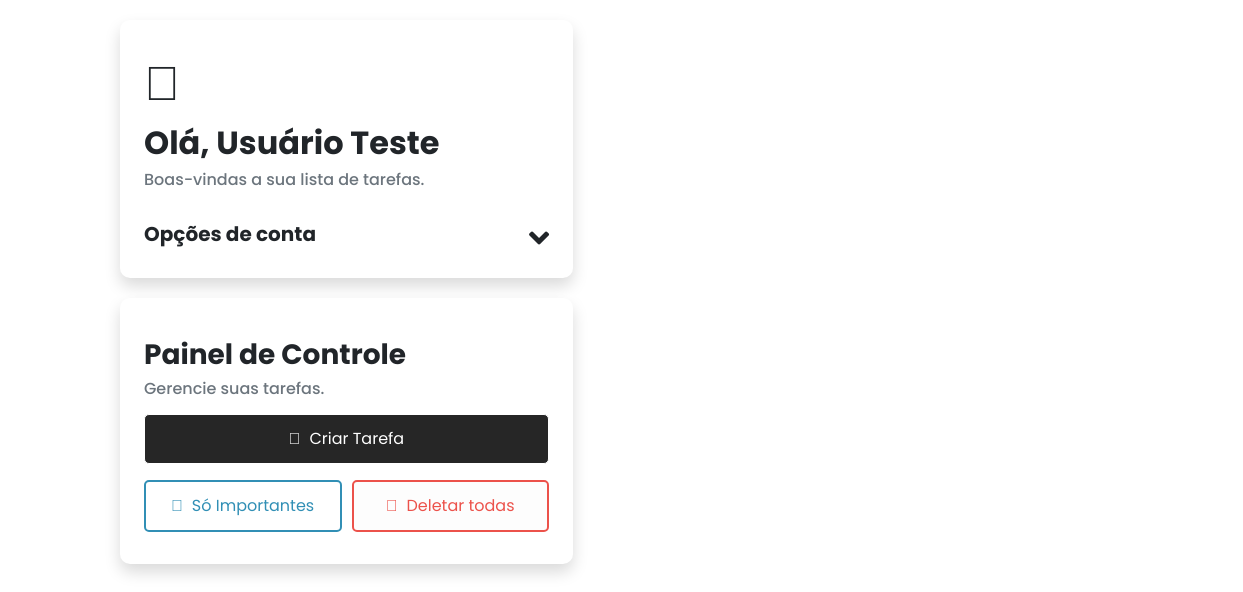
/menus/homeScreen.php (signed in), run on an earlier commit of the app's database.
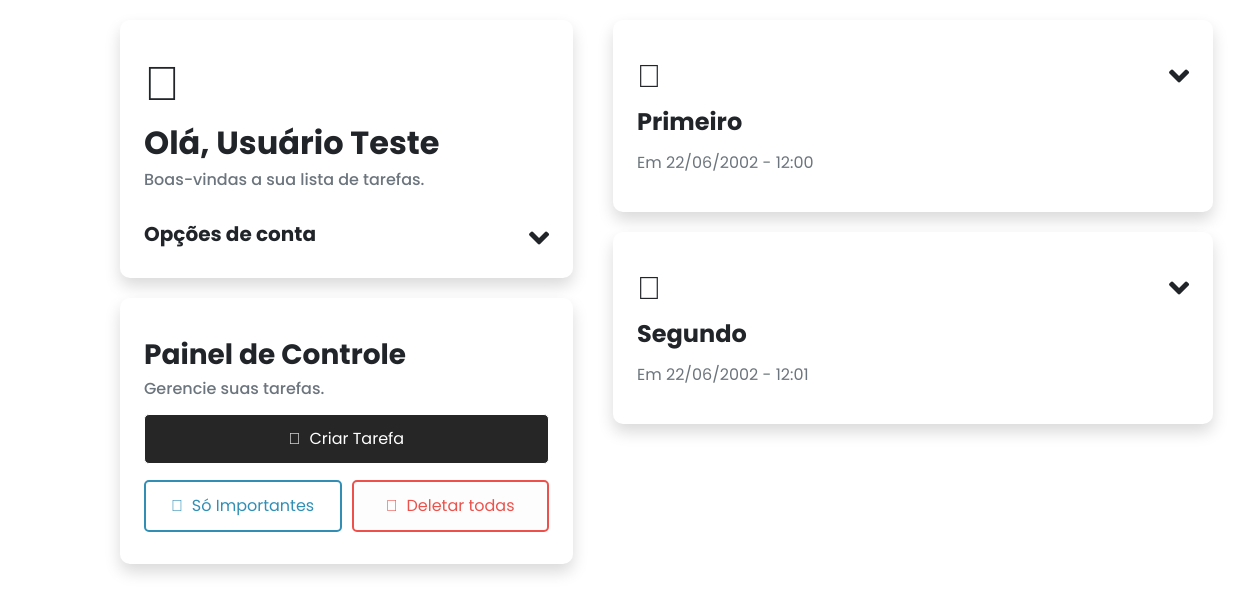
And on a later commit of the database.
### tables this page shows
CREATE TABLE `table_622440` (
  `taskID` int(11) NOT NULL,
  `taskTitle` varchar(150) NOT NULL,
  `taskDesc` varchar(200) DEFAULT NULL,
  `taskCreateDate` datetime NOT NULL,
  `taskDate` datetime NOT NULL,
  `isImportant` tinyint(1) NOT NULL,
  `taskIcon` varchar(100) DEFAULT NULL
);

### menus/homeScreen.php (the view, shortened to what this page needs)
<html>
<head>
	<?php
		$name = $_SESSION['name'];
		$lastName = $_SESSION['lastname'];
		$key = $_SESSION['key'];
	?>
	<link rel="stylesheet" href="https://stackpath.bootstrapcdn.com/bootstrap/4.3.1/css/bootstrap.min.css">
	<link rel="stylesheet" href="https://pro.fontawesome.com/releases/v5.10.0/css/all.css" />
	<link rel="stylesheet" href="../styles/styles_fando.css">
	<?php
		$rand = (string) rand(1, 6);
		$image_rand = "../images/fundo" . $rand . ".jpg";
		include '../connection.php';
		$tasks = "select * from table_$key order by isImportant desc, taskDate";
		$query_tasks = mysqli_query($connection, $tasks);
	?>
</head>
<body style="background-image: url('<?php echo $image_rand ?>');">
	<br>
	<div class="div-info">
		<div class="shadow p-4 mb-3 div-home div-dark-mode">
			<p><i class="fad fa-check fa-3x"></i></p>
			<h2><b>Olá, <?php echo $name, " ", $lastName; ?></b></h2>
			<h6 class="form-text text-muted">Boas-vindas a sua lista de tarefas.</h6>
			<br>
			<div class="div-header">
				<h5><b>Opções de conta<b></h5>
				<a id="btn-open-user"><i class="fas fa-angle-down fa-2x angle-user"></i></a>
			</div>
		</div>
		<div class="shadow p-4 mb-2 div-home div-dark-mode">
			<h3><b>Painel de Controle</b></h3>
			<h6 class="form-text text-muted">Gerencie suas tarefas.</h6>
			<button onclick="window.location.href='addTask.php'" class="btn-create-task" type="button"><i class="fad fa-check"></i> &nbspCriar Tarefa</button>
			<div class="form-row text-center">
				<div class="col">
					<button class="btn-first btn-dark-first" type="button"><i class="fad fa-exclamation-circle"></i> &nbspSó Importantes</button>
				</div>
				<div class="col">
					<button class="btn-second btn-dark-second" type="button"><i class="fad fa-trash"></i> &nbspDeletar todas</button>
				</div>
			</div>
		</div>
	</div>
	<?php
		while ($user_tasks = mysqli_fetch_array($query_tasks)) {
			$task_title = $user_tasks["taskTitle"];
			$task_date = $user_tasks["taskDate"];
			$task_icon = $user_tasks["taskIcon"];
    ?>
	<div class="shadow p-4 mb-3 div-home div-tasks div-dark-mode">
		<p>
			<div class="div-header">
				<i class="fad fa-<?php echo $task_icon ?> fa-2x"></i>
				<a class="btn-open-task"><i class="fas fa-angle-down fa-2x angle-task"></i></a>
			</div>
		</p>
		<h4><b><?php echo $task_title ?></b></h4>
		<p>
			<h6 class="text-muted font-weight-normal">Em <?php echo date('d/m/Y - H:i',strtotime($task_date)) ?></h6>
		</p>
	</div>
	<?php
        }
	?>
</body>
</html>

### styles/styles_fando.css (style rules this page uses)
body { font-family: 'Poppins', sans-serif; background-size: cover; background-repeat: no-repeat; background-attachment: fixed; }
.div-home { background-color: #FFF; border-radius: 10px; margin: 20px; }
.div-header { display: flex; justify-content: space-between; }
.angle-user, .angle-task { transition: all ease-in-out .20s; }
@media screen and (min-width: 728px) { body { display: flex; flex-direction: row; flex-wrap: nowrap; justify-content: flex-start; align-content: stretch; align-items: flex-start; margin: 0px 100px 0px 100px; } }
@media screen and (min-width: 728px) { .div-home { max-width: 600px; } }
@media screen and (min-width: 728px) { .div-info { position: sticky; top: 0; } }
@media screen and (min-width: 728px) { .div-tasks { width: 600px; } }
@media screen and (min-width: 728px) { .btn-create-task { width: 405px; } }
button { width: 100%; padding: 12px 20px; margin: 8px 0; color: #FFF; border: 1px solid #FFF; border-radius: 5px; }
.btn-first { background-color: #FFF; border: 2px solid; border-color: #318fb5; color: #318fb5; }
.btn-second { background-color: rgb(253, 253, 253); border: 2px solid; border-color: #ec524b; color: #ec524b; }
.btn-create-task { background-color: #262626; }

What changed in the data, as far as the page shows it:
added table_622440: taskTitle "Primeiro", taskDate "22/06/2002 - 12:00"
added table_622440: taskTitle "Segundo", taskDate "22/06/2002 - 12:01"
